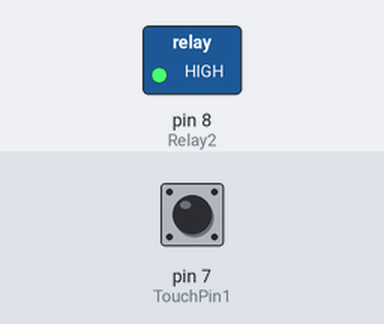
This sketch was run on a simulated Arduino Uno, built with avr-gcc and run on an emulated ATmega328P. On the bench: switched loads named in the sketch (green lamp = pin HIGH). Dashed ring = blinking. The test bench sets the inputs (shaded band); at power-on: pin 7 (TouchPin1) LOW.

Above: at 1.2 s.
1.3 s: pin 7 (TouchPin1) pulsed HIGH 5 times (0.12 s each, 0.3 s apart)
At 1.75 s:
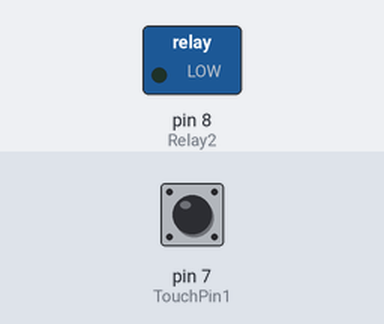
4.3 s: pin 7 (TouchPin1) pulled HIGH for 0.15 s
At 5.0 s:
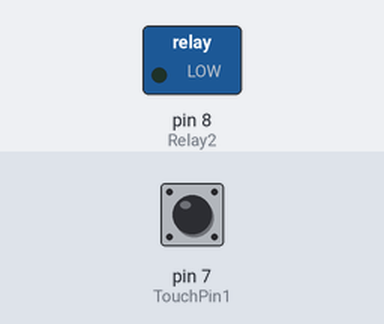
5.9 s: pin 7 (TouchPin1) pulled HIGH for 1 s
At 6.2 s:
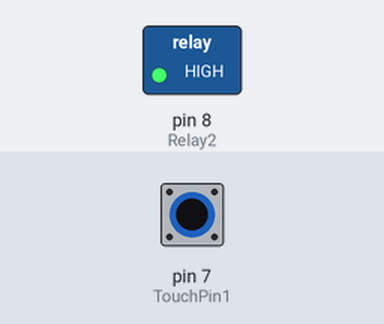
Timing chart, 0 to 8.9 s (numbered marks = the images above; inputs shaded):
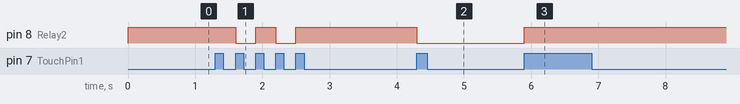

Measured:
- after the input at 1.3 s, pin 8 (Relay2): alternates HIGH for 0.30 s and LOW for 0.30 s, 4 changes in all, then stays HIGH, starting after 0.30 s
- after the input at 4.3 s, pin 8 (Relay2): HIGH → LOW at once
- after the input at 5.9 s, pin 8 (Relay2): LOW → HIGH at once

The sketch:

GatoradeDispense.ino.ino
```cpp
const int TouchPin1 = 7; const int Relay2 = 8; //Input Output function PINs
int LastState2 = LOW; bool CurrentState2; int RelayState2 = LOW; //Function Variables #Gatorade

void setup() {


  pinMode(TouchPin1, INPUT);
  pinMode(Relay2, OUTPUT);
  digitalWrite(Relay2, HIGH);

}

void loop() {

  CurrentState2 = digitalRead(TouchPin1); Serial.println(CurrentState2);
  if(LastState2==LOW && CurrentState2==HIGH ){
    Gatorade();  }
 LastState2 = CurrentState2;

}

void Gatorade(){

  if(RelayState2 == LOW){RelayState2 = HIGH;}
  else if(RelayState2 == HIGH){RelayState2 = LOW;}
  digitalWrite(Relay2, RelayState2);

}
```
